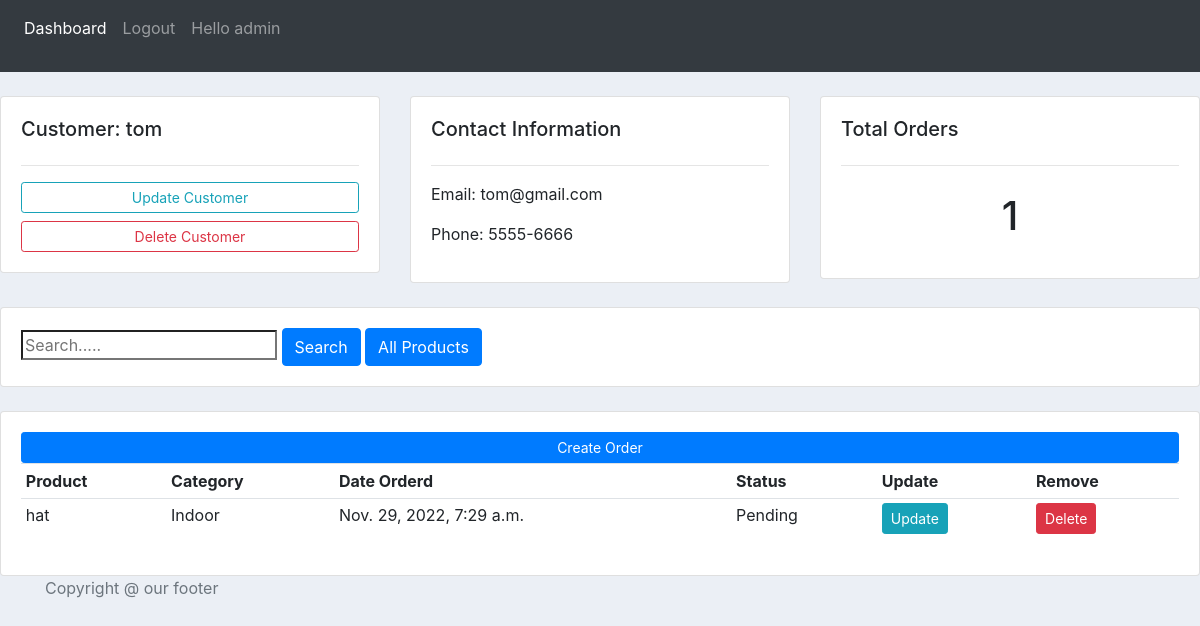
Screenshot of /customer/3/ (signed in) with the database file from the repository.
### account/models.py (models this page shows, shortened)
class User(AbstractUser):
	name=models.CharField(max_length=200,null=True)
	email=models.EmailField(null=True,unique=True)
	phone=models.CharField(max_length=12,null=True)
	USERNAME_FIELD= 'username'
	REQUIRED_FIELDS=[]

class Customer(models.Model):
	user=models.OneToOneField(User,on_delete=models.CASCADE,null=True)
	name = models.CharField(max_length=200, null=True)
	phone = models.CharField(max_length=200, null=True)
	email = models.EmailField(unique=True,null=True)
	date_created = models.DateTimeField(auto_now_add=True, null=True, blank=True)

class Order(models.Model):
	STATUS = (
			('Pending', 'Pending'),
			('Out for delivery', 'Out for delivery'),
			('Delivered', 'Delivered'),
			)
	customer = models.ForeignKey(Customer, on_delete= models.SET_NULL, null=True)
	product = models.ForeignKey(Product, on_delete=models.SET_NULL, null=True )
	date_created = models.DateTimeField(auto_now_add=True, null=True, blank=True)
	status = models.CharField(max_length=200, null=True, choices=STATUS)

class Product(models.Model):
	CATEGORY = (
			('Indoor', 'Indoor'),
			('Out Door', 'Out Door'),
			)
	name = models.CharField(max_length=200, null=True)
	price = models.FloatField(null=True)
	category = models.CharField(max_length=200, null=True, choices=CATEGORY)
	date_created = models.DateTimeField(auto_now_add=True, null=True, blank=True)
	def __str__(self):
		return self.name

### account/views.py (the view)
# urls.py: path('customer/<str:pk>/',views.customer,name='customer'),
def customer(request,pk):
 search=request.GET.get('search_bar') if request.GET.get('search_bar')!= None else ''
 customer=Customer.objects.get(id=pk)
 order2=customer.order_set.all()
 order=customer.order_set.filter(
	Q(product__name__icontains=search)|
  Q(status__icontains=search)
 )
 total_orders=order2.count()
 context={'customer':customer,'orders':order,'total_orders':total_orders,'orders2':order2}
 return render (request,'account/customer.html',context)

### account/templates/account/customer.html
{% extends 'main.html' %}
{% block content %}
{% include 'navabar.html' %}
<br>
<div class="row">
	<div class="col-md">
		<div class="card card-body">
			<h5>Customer: {{customer.name}}</h5>
			<hr>
			<a class="btn btn-outline-info  btn-sm btn-block" href="{% url 'update_customer' customer.id %}">Update Customer</a>
			<a class="btn btn-outline-danger  btn-sm btn-block" href="{% url 'delete_customer' customer.id %}">Delete Customer</a>
		</div>
	</div>
	<div class="col-md">
		<div class="card card-body">
			<h5>Contact Information</h5>
			<hr>
			<p>Email:  {{customer.email}}</p>
			<p>Phone:  {{customer.phone}}</p>
		</div>
	</div>
	<div class="col-md">
		<div class="card card-body">
			<h5>Total Orders</h5>
			<hr>
			<h1 style="text-align: center;padding: 10px">{{total_orders}}</h1>
		</div>
	</div>
</div>
<br>
<div class="row">
	<div class="col">
		<div class="card card-body">
			<form method="get">
         <input type="search" placeholder="Search....." name="search_bar"   />
		    <button class="btn btn-primary" type="submit">Search</button>
				<a class="btn btn-primary" href="{% url 'customer' customer.id  %}">All Products</a>
		  </form>
		</div>
	</div>
</div>
<br>
<div class="row">
	<div class="col-md">
		<div class="card card-body">
			<a class="btn btn-primary  btn-sm btn-block" href="{% url 'create_order' customer.id %}">Create Order</a>
			<table class="table table-sm">
				<tr>
					<th>Product</th>
					<th>Category</th>
					<th>Date Orderd</th>
					<th>Status</th>
					<th>Update</th>
					<th>Remove</th>
				</tr>
				{% for order in orders %}
					<tr>
						<td>{{order.product}}</td>
						<td>{{order.product.category}}</td>
						<td>{{order.date_created}}</td>
						<td>{{order.status}}</td>
						<td><a class="btn btn-sm btn-info" href="{% url 'update_order' order.id %}">Update</a></td>
						<td><a class="btn btn-sm btn-danger" href="{% url 'delete_order' order.id %}">Delete</a></td>
					</tr>
				{% endfor %}
			</table>
		</div>
	</div>
</div>
{% endblock content %}

### templates/navabar.html (shortened to what this page needs)
<nav class="navbar navbar-expand-lg navbar-dark bg-dark">
  <div class="collapse navbar-collapse" id="navbarSupportedContent">
    <ul class="navbar-nav mr-auto">
      <li class="nav-item active">
        <a class="nav-link" href="{% url 'dashboard' %}">Dashboard</a>
      </li>
      {% if request.user.is_authenticated%}
      <a class="nav-link" href="{% url 'logout_page'%}">Logout</a>
      <p class="nav-link">Hello {{request.user.username}}</p>
      {% else %}
      <a class="nav-link" href="{% url 'login'%}">Login</a>
      {% endif %}
    </ul>
  </div>
</nav>

### static/css/main.css (style rules this page uses)
body { background-color: #ebeff5; }

### rows the page displays
User: user.username "admin"
Customer: name "tom", email "tom@gmail.com", phone "5555-6666"
Order: product "hat", product.category "Indoor", date_created "Nov. 29, 2022, 7:29 a.m.", status "Pending"

### other values shown
{{ total_orders }} "1"
